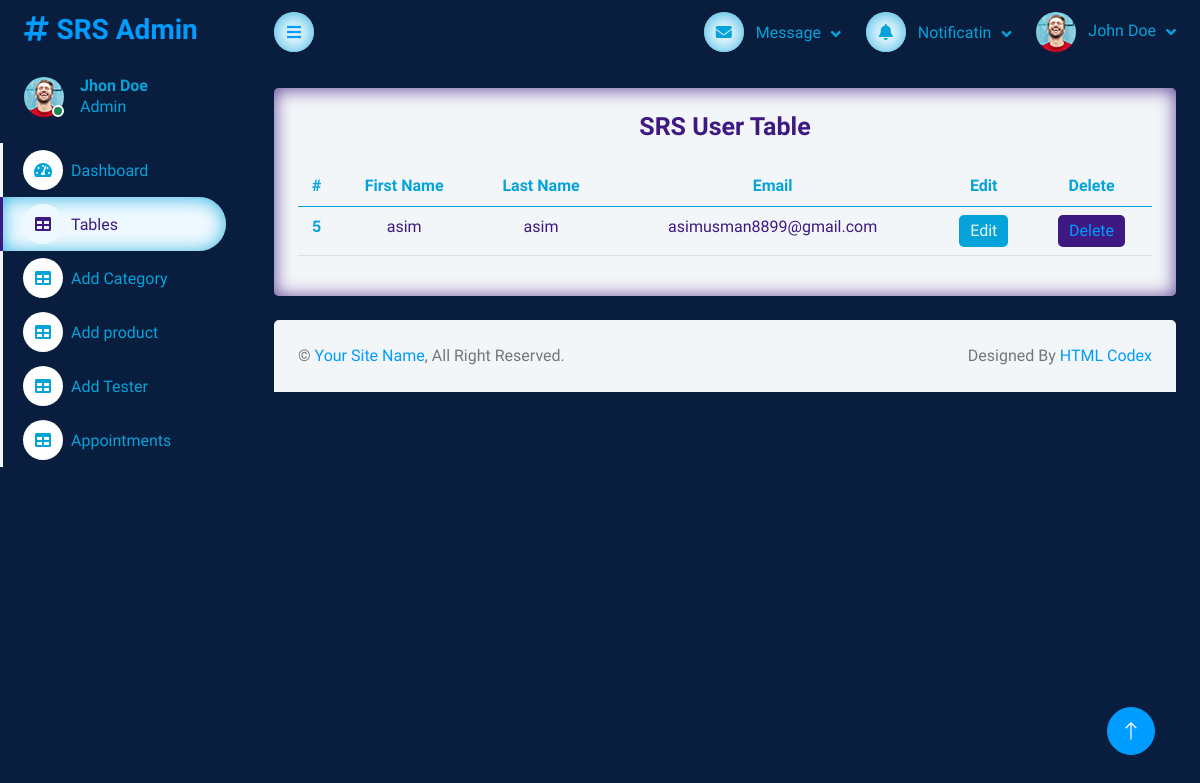
Page /admin-panel/themewagon.github.io/dashmin/table.php on the committed database.
### tables this page shows
CREATE TABLE `registered_users` (
  `id` int(11) NOT NULL,
  `full_name` varchar(100) DEFAULT NULL,
  `username` varchar(100) DEFAULT NULL,
  `email` varchar(100) DEFAULT NULL,
  `password` varchar(100) DEFAULT NULL
);

### admin-panel/themewagon.github.io/dashmin/table.php (the view, shortened to what this page needs)
<!DOCTYPE html>
<html lang="en">
<head>
    <link href="../../cdnjs.cloudflare.com/ajax/libs/font-awesome/5.10.0/css/all.min.css" rel="stylesheet">
    <link href="../../cdn.jsdelivr.net/npm/bootstrap-icons%401.4.1/font/bootstrap-icons.css" rel="stylesheet">
    <link href="lib/owlcarousel/assets/owl.carousel.min.css" rel="stylesheet">
    <link href="lib/tempusdominus/css/tempusdominus-bootstrap-4.min.css" rel="stylesheet" />
    <link href="css/bootstrap.min.css" rel="stylesheet">
    <link href="css/style.css" rel="stylesheet">
</head>
<body>
    <div class="container-xxl position-relative bg-white d-flex p-0">
        <div class="sidebar pe-4 pb-3">
            <nav class="navbar bg-light navbar-light">
                <a href="index-2.html" class="navbar-brand mx-4 mb-3">
                    <h3 class="text-primary"><i class="fa fa-hashtag me-2"></i>SRS Admin</h3>
                </a>
                <div class="d-flex align-items-center ms-4 mb-4">
                    <div class="position-relative">
                        <img class="rounded-circle" src="img/user.jpg" alt="" style="width: 40px; height: 40px;">
                        <div
                            class="bg-success rounded-circle border border-2 border-white position-absolute end-0 bottom-0 p-1">
                        </div>
                    </div>
                    <div class="admin_content ms-3">
                        <h6 class="mb-0">Jhon Doe</h6>
                        <span>Admin</span>
                    </div>
                </div>
                <div class="navbar-nav w-100">
                    <a href="index-2.php" class="nav-item nav-link"><i
                            class="fa fa-tachometer-alt me-2"></i>Dashboard</a>
                    <a href="table.php" class="nav-item nav-link active"><i class="fa fa-table me-2"></i>Tables</a>
                    <a href="category.php" class="nav-item nav-link"><i class="fa fa-table me-2"></i>Add Category</a>
                    <a href="addproduct.php" class="nav-item nav-link"><i class="fa fa-table me-2"></i>Add product</a>
                    <a href="tester.php" class="nav-item nav-link"><i class="fa fa-table me-2"></i>Add Tester</a>
                    <a href="appointments.php" class="nav-item nav-link"><i class="fa fa-table me-2"></i>Appointments</a>
                </div>
            </nav>
        </div>
        <div class="content back_dark">
            <nav class="navbar navbar-expand bg-light navbar-light sticky-top px-4 py-0">
                <a href="#" class="sidebar-toggler flex-shrink-0">
                    <i class="fa fa-bars"></i>
                </a>
                <div class="navbar-nav align-items-center ms-auto">
                    <div class="nav-item dropdown">
                        <a href="#" class="nav-link dropdown-toggle" data-bs-toggle="dropdown">
                            <i class="fa fa-envelope me-lg-2"></i>
                            <span class="d-none d-lg-inline-flex">Message</span>
                        </a>
                    </div>
                    <div class="nav-item dropdown">
                        <a href="#" class="nav-link dropdown-toggle" data-bs-toggle="dropdown">
                            <i class="fa fa-bell me-lg-2"></i>
                            <span class="d-none d-lg-inline-flex">Notificatin</span>
                        </a>
                    </div>
                    <div class="nav-item dropdown">
                        <a href="#" class="nav-link dropdown-toggle" data-bs-toggle="dropdown">
                            <img class="rounded-circle me-lg-2" src="img/user.jpg" alt=""
                                style="width: 40px; height: 40px;">
                            <span class="d-none d-lg-inline-flex">John Doe</span>
                        </a>
                    </div>
                </div>
            </nav>
            <div class="container-fluid pt-4 px-4">
                <div class="row g-4">
                    <div class="col-12">
                        <div class="charts user_table text-center bg-light rounded h-100 p-4">
                            <h6 class="mb-4">SRS User Table</h6>
                            <table class="table">
                                <thead>
                                    <tr>
                                        <th scope="col">#</th>
                                        <th scope="col">First Name</th>
                                        <th scope="col">Last Name</th>
                                        <th scope="col">Email</th>
                                        <th scope="col">Edit</th>
                                        <th scope="col">Delete</th>
                                    </tr>
                                </thead>
                                <tbody>
                                <?php
include "config.php";
$sql = "SELECT * FROM registered_users";
$result = mysqli_query($conn, $sql);
while ($row = mysqli_fetch_array($result)) {
?>
<tr>
    <th scope="row"><?php echo $row["id"]; ?></th>
    <td><?php echo $row["full_name"]; ?></td>
    <td><?php echo $row["username"]; ?></td>
    <td><?php echo $row["email"]; ?></td>
    <td>
        <button class="btn table_btn_edit">
            <a href="edit.php?id=<?php echo $row["id"]; ?>" onclick="return confirm('Are you sure')">Edit</a>
        </button>
    </td>
    <td>
        <button class="btn table_btn_del">
            <a href="delete.php?id=<?php echo $row["id"]; ?>" onclick="return confirm('Are you sure')">Delete</a>
        </button>
    </td>
</tr>
<?php
}
?>
                                </tbody>
                            </table>
                        </div>
                    </div>
                </div>
            </div>
            <div class="container-fluid pt-4 px-4">
                <div class="bg-light rounded-top p-4">
                    <div class="row">
                        <div class="col-12 col-sm-6 text-center text-sm-start">
                            &copy; <a href="#">Your Site Name</a>, All Right Reserved.
                        </div>
                        <div class="col-12 col-sm-6 text-center text-sm-end">
                            Designed By <a href="https://htmlcodex.com/">HTML Codex</a>
                        </div>
                    </div>
                </div>
            </div>
        </div>
        <a href="#" class="btn btn-lg btn-primary btn-lg-square back-to-top"><i class="bi bi-arrow-up"></i></a>
    </div>
</body>
</html>

### admin-panel/themewagon.github.io/dashmin/css/style.css (style rules this page uses)
:root { --primary: #06A3DA; --secondary: #3e1981; --light: #EEF9FF; --dark: #091E3E; }
body { overflow-x: hidden !important; background-color: var(--dark) !important; }
.back_dark { background-color: var(--dark) !important; }
.back-to-top { position: fixed; display: none; right: 45px; bottom: 45px; z-index: 99; }
.btn { transition: .5s; }
.btn.btn-primary { color: #FFFFFF; }
.btn-lg-square { width: 48px; height: 48px; }
.btn-square, .btn-sm-square, .btn-lg-square { padding: 0; display: inline-flex; align-items: center; justify-content: center; font-weight: normal; border-radius: 50px; }
.sidebar { position: fixed; top: 0; left: 0; bottom: 0; width: 250px; height: 100vh; overflow-y: auto; background: var(--dark); transition: 0.5s; z-index: 999; }
.content { margin-left: 250px; min-height: 100vh; background: #FFFFFF; transition: 0.5s; }
@media (min-width: 992px) { .sidebar { margin-left: 0; } }
@media (min-width: 992px) { .content { width: calc(100% - 250px); } }
.navbar { background-color: var(--dark) !important; }
.admin_content h6,span { color: var(--primary); }
.sidebar .navbar .navbar-nav .nav-link { padding: 7px 20px; color: var(--primary); font-weight: 500; border-left: 3px solid var(--light); border-radius: 0 30px 30px 0; outline: none; }
.sidebar .navbar .navbar-nav .nav-link:hover, .sidebar .navbar .navbar-nav .nav-link.active { color: var(--secondary); background: var(--light); border-color: var(--secondary); box-shadow: 0px 1px 18px 0px rgba(6,163,218,0.82) inset; -webkit-box-shadow: 0px 1px 18px 0px rgba(6,163,218,0.82) inset; -moz-box-shadow: 0px 1px 18px 0px rgba(6,163,218,0.82) inset; }
.sidebar .navbar .navbar-nav .nav-link i { width: 40px; height: 40px; display: inline-flex; align-items: center; justify-content: center; background: #FFFFFF; border-radius: 40px; }
.sidebar .navbar .navbar-nav .nav-link:hover i, .sidebar .navbar .navbar-nav .nav-link.active i { background: var(--light); }
.content .navbar .navbar-nav .nav-link { margin-left: 25px; padding: 12px 0; color: var(--primary); outline: none; }
.content .navbar .sidebar-toggler, .content .navbar .navbar-nav .nav-link i { width: 40px; height: 40px; display: inline-flex; align-items: center; justify-content: center; background: var(--light); border-radius: 40px; box-shadow: 0px 1px 18px 0px rgba(6,163,218,0.82) inset; -webkit-box-shadow: 0px 1px 18px 0px rgba(6,163,218,0.82) inset; -moz-box-shadow: 0px 1px 18px 0px rgba(6,163,218,0.82) inset; }
.content .navbar .dropdown-toggle::after { margin-left: 6px; vertical-align: middle; border: none; content: "\f107"; font-family: "Font Awesome 5 Free"; font-weight: 900; transition: .5s; }
.charts { box-shadow: 0px 1px 18px 0px rgba(62,25,129,0.82) inset; -webkit-box-shadow: 0px 1px 18px 0px rgba(62,25,129,0.82) inset; -moz-box-shadow: 0px 1px 18px 0px rgba(62,25,129,0.82) inset; }
.container-fluid { background-color: var(--dark) !important; }
.user_table h6 { color: var(--secondary) !important; font-size: 25px; }
.user_table th { color: var(--primary) !important; }
.user_table td { color: var(--secondary) !important; }
.user_table .table_btn_del { background-color: var(--secondary); padding: 3px 10px; transition: .3s ease-in-out; }
.user_table .table_btn_edit { background-color: var(--primary); padding: 3px 10px; }
.user_table .table_btn_edit a { color: var(--light); }

### admin-panel/themewagon.github.io/dashmin/table.php (style rules this page uses)
.border { border : 2px solid red; }

### rows in the picture
registered_users: id "5", full_name "asim", username "asim", email "asimusman8899@gmail.com"
